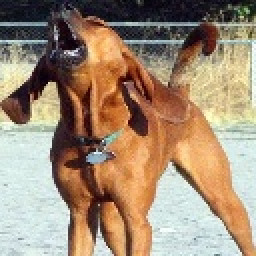
#> input picture cropped_images/n02090379-redbone/n02090379_1292.jpg, 128 x 128 px (shown 2 times larger); its folder holds only this picture in this run; the run also reads 1 picture not shown here
$ jupyter execute --allow-errors Programming_Assignment1.ipynb
#> lines starting #> are read from the running program, lines starting #| are printed output that depends on the picture
#> pass 2 of the loop `for folder in given_folders:`:
                                                        Programming Assignment -1

 ### (a) CroppingandResizeImagesinYour4-classImagesDataset
#### https://www.kaggle.com/code/espriella/stanford-dogs-transfer-crop-stack/notebook

[cell 1]
import os
import xml.etree.ElementTree as ET
import cv2

directory = os.getcwd()
main_img_folder = 'Images/'
main_annot_folder = 'Annotation/'
output_folder = "cropped_images"
target_size = (128, 128)
given_folders = ["n02090379-redbone","n02097047-miniature_schnauzer","n02104365-schipperke","n02112018-Pomeranian"]
os.makedirs(output_folder, exist_ok=True)
def is_xml_file(file_path):
    try:
        with open(file_path, 'r') as file:
            content = file.read()
            return '<annotation>' in content
    except Exception as e:
        return False

# Loop through each specific folder
#> (the rest of this cell did not finish here and is left out)

####  (b) Feature Extraction: Edge histogram AND Similarity Measurements
##### https://scikit-image.org/docs/stable/auto_examples/color_exposure/plot_rgb_to_gray.html
##### https://scikit-image.org/docs/stable/api/skimage.exposure.html#skimage.exposure.histogram
##### https://scikit-learn.org/stable/modules/generated/sklearn.metrics.pairwise.distance_metrics.html#sklearn.metrics.pairwise.distance_metrics
##### https://scikit-image.org/docs/stable/auto_examples/features_detection/plot_hog.html#sphx-glr-auto-examples-features-detection-plot-hog-py
##### https://scikit-learn.org/stable/auto_examples/decomposition/plot_pca_iris.html

[cell 2]
import numpy as np
import matplotlib.pyplot as plt
from skimage import io, color, filters, exposure
from sklearn.metrics.pairwise import euclidean_distances, manhattan_distances, cosine_distances
def get_images(n):
#> called with n = 1
    img= []
    for folder in os. listdir('cropped_images'):
        path = os.path. join('cropped_images', folder)
        if os. path. isdir (path):
            images = os. listdir (path)
            crop_images = [image for image in images if image. lower().endswith(('.jpg'))][:n]
            for image in crop_images:
                src_path = os. path. join (path, image)
                img.append(src_path)
#> pass 2 of the loop in get_images, `for folder in os. listdir('cropped_images'):`:
    return img

[cell 3]
img=get_images(1)

[cell 4]
def angle(dx, dy):
    """Calculate the angles between horizontal and vertical Sobel operators."""
    return np.mod(np.arctan2(dy, dx), np.pi)
hist_vectors=[]
for imge in img:
    image = io.imread(imge)
#> image is the input picture: shape (128, 128, 3); mean R, G, B 162, 139.7, 117
    gray_img = color.rgb2gray(image)
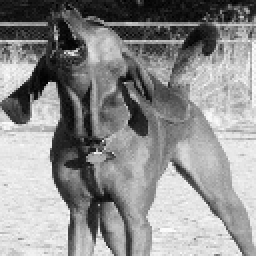
#> gray_img: shape (128, 128) float64 (shown 2 times larger); min 0.00422, max 0.998, mean 0.56
    angle_sobel = angle(filters.sobel_h(gray_img), filters.sobel_v(gray_img))
#> in angle, `return np.mod(np.arctan2(dy, dx), np.pi)`:
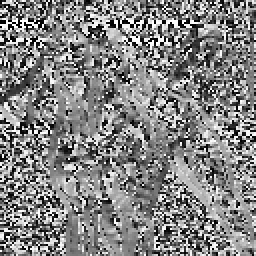
#> returned value: shape (128, 128) float64 (shown 2 times larger); min 0, max 3.14, mean 1.62; drawn with min black and max white
    hist,hist_centers =exposure.histogram(angle_sobel,nbins=36)
#> hist = 36 values, max 601 at index 17, min 341 at index 6, mean 455.1; hist_centers = 36 values from 0.0436 to 3.1
    hist_vectors.append(hist)
    plt.subplot(221),plt.imshow(image)
    plt.subplot(222),plt.bar(hist_centers, hist, width=0.05, align='center'),plt.xlabel("Bins"),plt.ylabel("Pixel Count")
    plt.show()
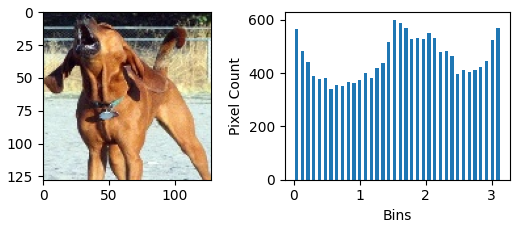
#> figure drawn by matplotlib, 2 panels; panel 2: tallest bar 601 high, from x = 1.5 to 1.55
#> pass 2 of the loop `for imge in img:`:
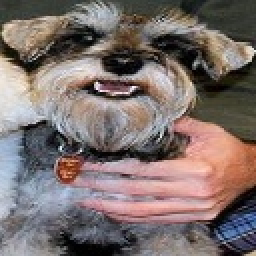
#> input picture cropped_images/n02097047-miniature_schnauzer/n02097047_124.jpg, 128 x 128 px (shown 2 times larger)
#> image is the input picture: shape (128, 128, 3); mean R, G, B 124.5, 111.3, 108.7
#> in angle (call 2), `return np.mod(np.arctan2(dy, dx), np.pi)`:
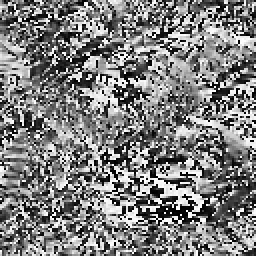
#> returned value: shape (128, 128) float64 (shown 2 times larger); min 0, max 3.14, mean 1.56; drawn with min black and max white
#> `hist,hist_centers =exposure.histogram(angle_sobel,nbins=36)`: hist = 36 values, max 772 at index 35, min 294 at index 19, mean 455.1
#> `plt.show()`:
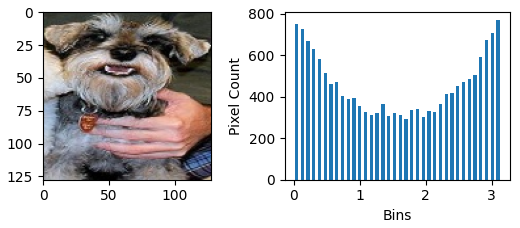
#> figure drawn by matplotlib, 2 panels; panel 2: tallest bar 772 high, from x = 3.07 to 3.12

hist1 = hist_vectors[1].reshape(1, -1)
#> (the rest of this cell did not finish here and is left out)

[cell 5]
from skimage.feature import hog

image_path = img[1]
image = io.imread(image_path)
fd, hog_image = hog(
    image,
    orientations=9,
    pixels_per_cell=(8, 8),
    cells_per_block=(2, 2),
    visualize=True,
    channel_axis=-1,
)
#> fd = 8100 values, max 0.486 at index 4803, min 0 at index 423, mean 0.137

fig, (ax1, ax2) = plt.subplots(1, 2, figsize=(8, 4), sharex=True, sharey=True)

ax1.axis('off')
ax1.imshow(image, cmap=plt.cm.gray)
ax1.set_title('Input image')

# Rescale histogram for better display
hog_image_rescaled = exposure.rescale_intensity(hog_image, in_range=(0, 10))
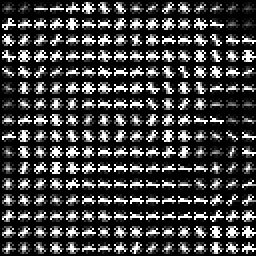
#> hog_image_rescaled: shape (128, 128) float64 (shown 2 times larger); min 0, max 1, mean 0.246
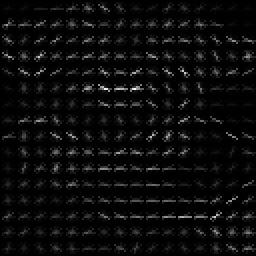
#> hog_image: shape (128, 128) float64 (shown 2 times larger); min 0, max 89.94, mean 4; drawn with min black and max white

ax2.axis('off')
ax2.imshow(hog_image_rescaled, cmap='gray')
ax2.set_title('Histogram of Oriented Gradients')
plt.show()
#> `hist,hist_centers =exposure.histogram(angle_sobel,nbins=36)`: hist = 36 values, max 601 at index 17, min 341 at index 6, mean 455.1
#> pass 2 of the loop `for class_idx, class_name in enumerate(given_folders):`:
#> `hist,hist_centers =exposure.histogram(angle_sobel,nbins=36)`: hist = 36 values, max 772 at index 35, min 294 at index 19, mean 455.1

[cell 6]
import numpy as np
from sklearn.decomposition import PCA
from sklearn.preprocessing import StandardScaler

edge_histograms = []
labels = []

#> (the rest of this cell did not finish here and is left out)
